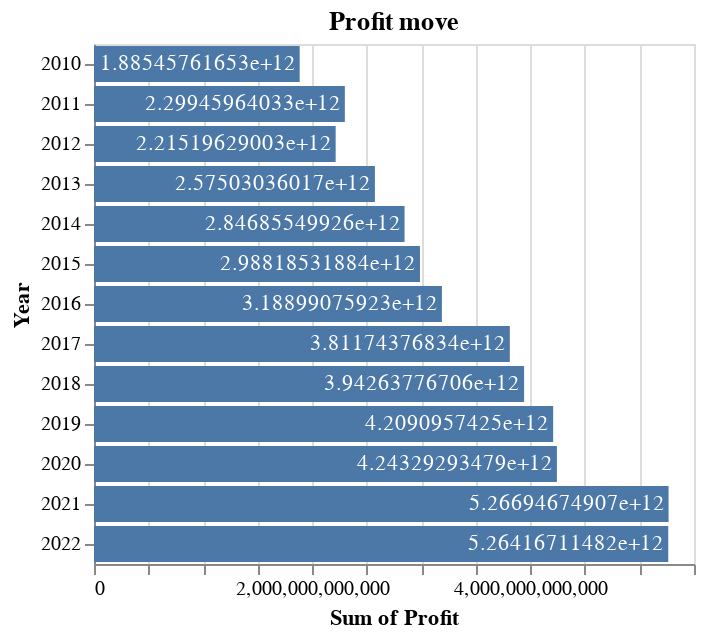

Notebook source saved alongside this figure:
### Markdown cell above
## 上市公司利润分析

### Code cell
df_profit = df[df.Quarter == 'Q4'].groupby(['Year', 'market'])[cols[4]].sum().to_frame(name='Profit').reset_index()

plot_hbar(df_profit, x='sum(Profit)', y='Year', title='Profit move')

### Figure 1 — Vega-Lite specification as saved in the notebook (floating-point values rounded to 4 significant figures)
{"config": {"view": {"continuousWidth": 300, "continuousHeight": 300}}, "layer": [{"mark": {"type": "bar"}, "encoding": {"x": {"aggregate": "sum", "field": "Profit", "type": "quantitative"}, "y": {"field": "Year", "type": "nominal"}}, "title": "Profit move"}, {"mark": {"type": "text", "align": "right", "color": "white", "dx": -2}, "encoding": {"text": {"aggregate": "sum", "field": "Profit", "type": "quantitative"}, "x": {"aggregate": "sum", "field": "Profit", "type": "quantitative"}, "y": {"field": "Year", "type": "nominal"}}, "title": "Profit move"}], "data": {"name": "data-8608be3d95cbd00997038dc1ed0a6196"}, "width": "container", "$schema": "https://vega.github.io/schema/vega-lite/v5.8.0.json", "datasets": {"data-8608be3d95cbd00997038dc1ed0a6196": [{"Year": "2010", "market": "中小板", "Profit": 109900000000.0}, {"Year": "2010", "market": "主板", "Profit": 1707000000000.0}, {"Year": "2010", "market": "其它", "Profit": 39600000000.0}, {"Year": "2010", "market": "创业板", "Profit": 26010000000.0}, {"Year": "2010", "market": "北交所", "Profit": 296100000.0}, {"Year": "2010", "market": "科创板", "Profit": 2486000000.0}, {"Year": "2011", "market": "中小板", "Profit": 125100000000.0}, {"Year": "2011", "market": "主板", "Profit": 2083000000000.0}, {"Year": "2011", "market": "其它", "Profit": 46130000000.0}, {"Year": "2011", "market": "创业板", "Profit": 42150000000.0}, {"Year": "2011", "market": "北交所", "Profit": 290300000.0}, {"Year": "2011", "market": "科创板", "Profit": 2759000000.0}, {"Year": "2012", "market": "中小板", "Profit": 119300000000.0}, {"Year": "2012", "market": "主板", "Profit": 2005000000000.0}, {"Year": "2012", "market": "其它", "Profit": 43820000000.0}, {"Year": "2012", "market": "创业板", "Profit": 44720000000.0}, {"Year": "2012", "market": "北交所", "Profit": 756600000.0}, {"Year": "2012", "market": "科创板", "Profit": 1607000000.0}, {"Year": "2013", "market": "中小板", "Profit": 130100000000.0}, {"Year": "2013", "market": "主板", "Profit": 2323000000000.0}, {"Year": "2013", "market": "其它", "Profit": 65510000000.0}, {"Year": "2013", "market": "创业板", "Profit": 52070000000.0}, {"Year": "2013", "market": "北交所", "Profit": 1635000000.0}, {"Year": "2013", "market": "科创板", "Profit": 3157000000.0}, {"Year": "2014", "market": "中小板", "Profit": 160800000000.0}, {"Year": "2014", "market": "主板", "Profit": 2525000000000.0}, {"Year": "2014", "market": "其它", "Profit": 85840000000.0}, {"Year": "2014", "market": "创业板", "Profit": 67400000000.0}, {"Year": "2014", "market": "北交所", "Profit": 2008000000.0}, {"Year": "2014", "market": "科创板", "Profit": 6343000000.0}, {"Year": "2015", "market": "中小板", "Profit": 192200000000.0}, {"Year": "2015", "market": "主板", "Profit": 2600000000000.0}, {"Year": "2015", "market": "其它", "Profit": 101000000000.0}, {"Year": "2015", "market": "创业板", "Profit": 84610000000.0}, {"Year": "2015", "market": "北交所", "Profit": 2920000000.0}, {"Year": "2015", "market": "科创板", "Profit": 7930000000.0}, {"Year": "2016", "market": "CDR", "Profit": -157600000.0}, {"Year": "2016", "market": "中小板", "Profit": 242500000000.0}, {"Year": "2016", "market": "主板", "Profit": 2694000000000.0}, {"Year": "2016", "market": "其它", "Profit": 112800000000.0}, {"Year": "2016", "market": "创业板", "Profit": 121800000000.0}, {"Year": "2016", "market": "北交所", "Profit": 4186000000.0}, {"Year": "2016", "market": "科创板", "Profit": 14030000000.0}, {"Year": "2017", "market": "CDR", "Profit": -627100000.0}, {"Year": "2017", "market": "中小板", "Profit": 297500000000.0}, {"Year": "2017", "market": "主板", "Profit": 3241000000000.0}, {"Year": "2017", "market": "其它", "Profit": 99550000000.0}, {"Year": "2017", "market": "创业板", "Profit": 145900000000.0}, {"Year": "2017", "market": "北交所", "Profit": 5531000000.0}, {"Year": "2017", "market": "科创板", "Profit": 23180000000.0}, {"Year": "2018", "market": "CDR", "Profit": -1804000000.0}, {"Year": "2018", "market": "中小板", "Profit": 227900000000.0}, {"Year": "2018", "market": "主板", "Profit": 3592000000000.0}, {"Year": "2018", "market": "其它", "Profit": -1078000000.0}, {"Year": "2018", "market": "创业板", "Profit": 93890000000.0}, {"Year": "2018", "market": "北交所", "Profit": 6179000000.0}, {"Year": "2018", "market": "科创板", "Profit": 25960000000.0}, {"Year": "2019", "market": "CDR", "Profit": -454800000.0}, {"Year": "2019", "market": "中小板", "Profit": 227100000000.0}, {"Year": "2019", "market": "主板", "Profit": 3845000000000.0}, {"Year": "2019", "market": "其它", "Profit": -29390000000.0}, {"Year": "2019", "market": "创业板", "Profit": 128900000000.0}, {"Year": "2019", "market": "北交所", "Profit": 7329000000.0}, {"Year": "2019", "market": "科创板", "Profit": 30360000000.0}, {"Year": "2020", "market": "CDR", "Profit": 73470000.0}, {"Year": "2020", "market": "中小板", "Profit": 348100000000.0}, {"Year": "2020", "market": "主板", "Profit": 3738000000000.0}, {"Year": "2020", "market": "其它", "Profit": -86300000000.0}, {"Year": "2020", "market": "创业板", "Profit": 177800000000.0}, {"Year": "2020", "market": "北交所", "Profit": 8925000000.0}, {"Year": "2020", "market": "科创板", "Profit": 57250000000.0}, {"Year": "2021", "market": "CDR", "Profit": 410600000.0}, {"Year": "2021", "market": "中小板", "Profit": 270300000000.0}, {"Year": "2021", "market": "主板", "Profit": 4553000000000.0}, {"Year": "2021", "market": "其它", "Profit": 108300000000.0}, {"Year": "2021", "market": "创业板", "Profit": 216000000000.0}, {"Year": "2021", "market": "北交所", "Profit": 12210000000.0}, {"Year": "2021", "market": "科创板", "Profit": 106600000000.0}, {"Year": "2022", "market": "CDR", "Profit": 450600000.0}, {"Year": "2022", "market": "中小板", "Profit": 346200000000.0}, {"Year": "2022", "market": "主板", "Profit": 4499000000000.0}, {"Year": "2022", "market": "其它", "Profit": 53270000000.0}, {"Year": "2022", "market": "创业板", "Profit": 238800000000.0}, {"Year": "2022", "market": "北交所", "Profit": 13660000000.0}, {"Year": "2022", "market": "科创板", "Profit": 112800000000.0}]}}
